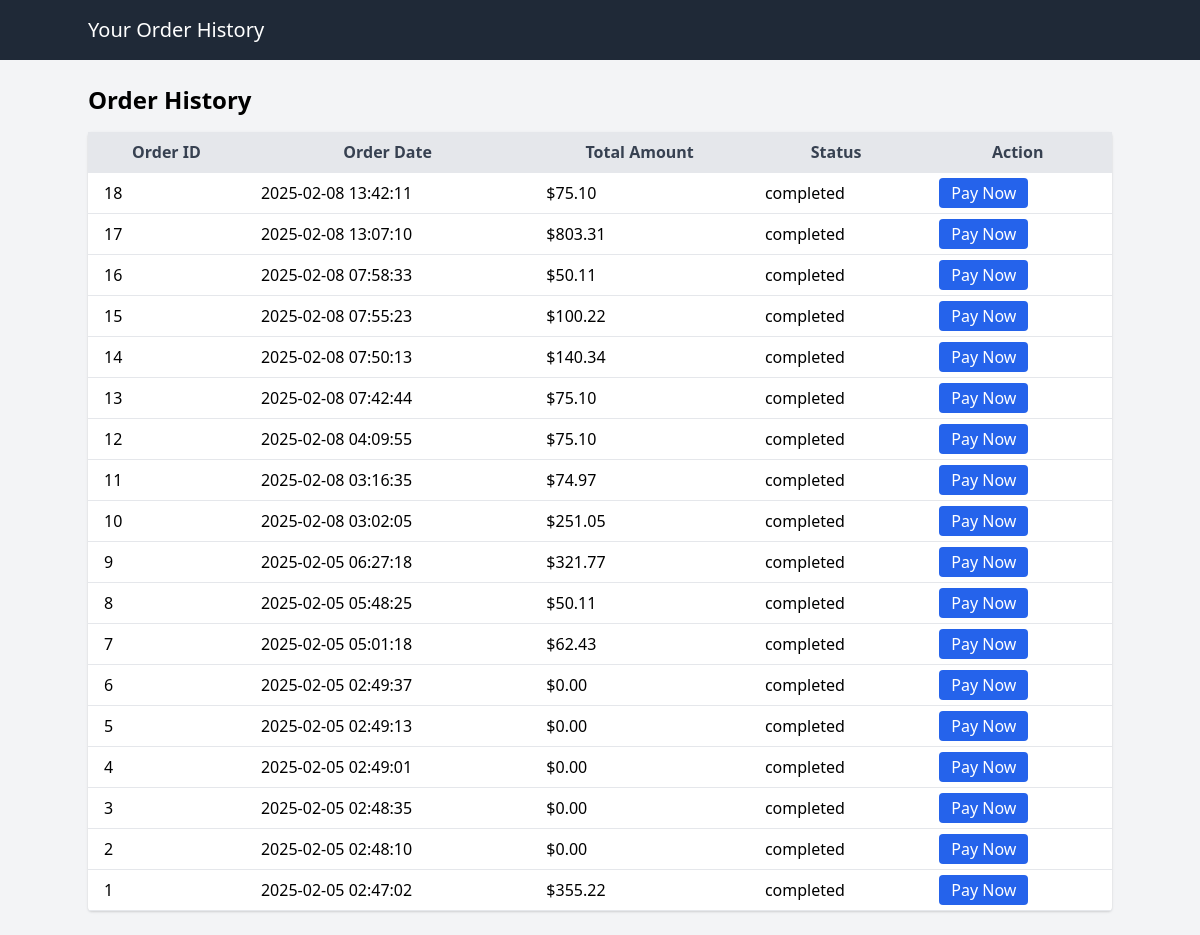
Screenshot of /order_history.php (signed in) with the database file from the repository.
### tables this page shows
CREATE TABLE `order_history` (
  `id` int(11) NOT NULL,
  `user_id` int(11) NOT NULL,
  `order_date` datetime DEFAULT current_timestamp(),
  `total_amount` decimal(10,2) NOT NULL,
  `status` enum('pending','completed','canceled') DEFAULT 'pending'
);

### order_history.php (the view, shortened to what this page needs)
<?php
include 'db.php';
$user_id = $_SESSION['user_id'];
$sql = "SELECT * FROM order_history WHERE user_id = ? ORDER BY order_date DESC";
$stmt = $conn->prepare($sql);
$stmt->bind_param("i", $user_id);
$stmt->execute();
$result = $stmt->get_result();
?>
<!DOCTYPE html>
<html lang="en">
<head>
    <link href="https://cdn.jsdelivr.net/npm/tailwindcss@2.2.19/dist/tailwind.min.css" rel="stylesheet">
</head>
<body class="bg-gray-100">
    <header class="bg-gray-800 text-white p-4">
        <div class="container mx-auto">
            <h1 class="text-xl">Your Order History</h1>
        </div>
    </header>
    <div class="container mx-auto py-6">
        <h2 class="text-2xl font-semibold mb-4">Order History</h2>
        <table class="min-w-full bg-white rounded shadow">
            <thead>
                <tr class="bg-gray-200 text-gray-700">
                    <th class="py-2 px-4 border-b">Order ID</th>
                    <th class="py-2 px-4 border-b">Order Date</th>
                    <th class="py-2 px-4 border-b">Total Amount</th>
                    <th class="py-2 px-4 border-b">Status</th>
                    <th class="py-2 px-4 border-b">Action</th>
                </tr>
            </thead>
            <tbody>
                <?php if ($result->num_rows > 0): ?>
                    <?php while ($order = $result->fetch_assoc()): ?>
                    <tr class="hover:bg-gray-100">
                        <td class="py-2 px-4 border-b"><?= htmlspecialchars($order['id']) ?></td>
                        <td class="py-2 px-4 border-b"><?= htmlspecialchars($order['order_date']) ?></td>
                        <td class="py-2 px-4 border-b">$<?= htmlspecialchars(number_format($order['total_amount'], 2)) ?></td>
                        <td class="py-2 px-4 border-b"><?= htmlspecialchars($order['status']) ?></td>
                        <td class="py-2 px-4 border-b">
                            <?php if ($order['status'] !== 'Completed'): ?>
                                <a href="payment.php?order_id=<?= htmlspecialchars($order['id']) ?>" class="bg-blue-600 text-white px-3 py-1 rounded hover:bg-blue-500">Pay Now</a>
                            <?php else: ?>
                                <span class="text-green-500">Completed</span>
                            <?php endif; ?>
                        </td>
                    </tr>
                    <?php endwhile; ?>
                <?php else: ?>
                    <tr>
                        <td colspan="5" class="text-center py-2">No orders found.</td>
                    </tr>
                <?php endif; ?>
            </tbody>
        </table>
    </div>
</body>
</html>

### rows the page displays
order_history: id "18", order_date "2025-02-08 13:42:11", total_amount "75.10", status "completed"
order_history: id "17", order_date "2025-02-08 13:07:10", total_amount "803.31", status "completed"
order_history: id "16", order_date "2025-02-08 07:58:33", total_amount "50.11", status "completed"
order_history: id "15", order_date "2025-02-08 07:55:23", total_amount "100.22", status "completed"
order_history: id "14", order_date "2025-02-08 07:50:13", total_amount "140.34", status "completed"
order_history: id "13", order_date "2025-02-08 07:42:44", total_amount "75.10", status "completed"
order_history: id "12", order_date "2025-02-08 04:09:55", total_amount "75.10", status "completed"
order_history: id "11", order_date "2025-02-08 03:16:35", total_amount "74.97", status "completed"
order_history: id "10", order_date "2025-02-08 03:02:05", total_amount "251.05", status "completed"
order_history: id "9", order_date "2025-02-05 06:27:18", total_amount "321.77", status "completed"
order_history: id "8", order_date "2025-02-05 05:48:25", total_amount "50.11", status "completed"
order_history: id "7", order_date "2025-02-05 05:01:18", total_amount "62.43", status "completed"
order_history: id "6", order_date "2025-02-05 02:49:37", total_amount "0.00", status "completed"
order_history: id "5", order_date "2025-02-05 02:49:13", total_amount "0.00", status "completed"
order_history: id "4", order_date "2025-02-05 02:49:01", total_amount "0.00", status "completed"
order_history: id "3", order_date "2025-02-05 02:48:35", total_amount "0.00", status "completed"
order_history: id "2", order_date "2025-02-05 02:48:10", total_amount "0.00", status "completed"
order_history: id "1", order_date "2025-02-05 02:47:02", total_amount "355.22", status "completed"
